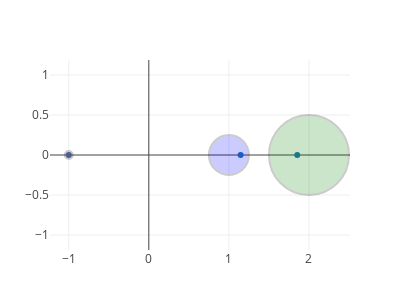

The code cell stored with this chart in its notebook:
### Code cell
A = [1 1/2 0; -1 2 0; 0 0 -1]
D = diagm(diag(A))
@show A, D
p = gershgorin_plot(.5*D + 0.5*A)
display(p)
if output
    PlotlyJS.savefig(p,"fig_la8_a.pdf")
end

### Figure 1 — Plotly figure (JSON) as saved in the notebook; plotly's stock layout.template omitted (floating-point values rounded to 4 significant figures)
{"data": [{"mode": "markers", "type": "scatter", "x": [-1, 1.146, 1.854], "y": [0, 0, 0]}], "layout": {"height": 300, "margin": {"b": 50, "l": 50, "r": 50, "t": 60}, "shapes": [{"fillcolor": "blue", "opacity": 0.2, "type": "circle", "x0": 0.75, "x1": 1.25, "xref": "x", "y0": -0.25, "y1": 0.25, "yref": "y"}, {"fillcolor": "green", "opacity": 0.2, "type": "circle", "x0": 1.5, "x1": 2.5, "xref": "x", "y0": -0.5, "y1": 0.5, "yref": "y"}, {"fillcolor": "red", "opacity": 0.2, "type": "circle", "x0": -1.05, "x1": -0.95, "xref": "x", "y0": -0.05, "y1": 0.05, "yref": "y"}], "width": 400, "yaxis": {"scaleanchor": "x"}}}
